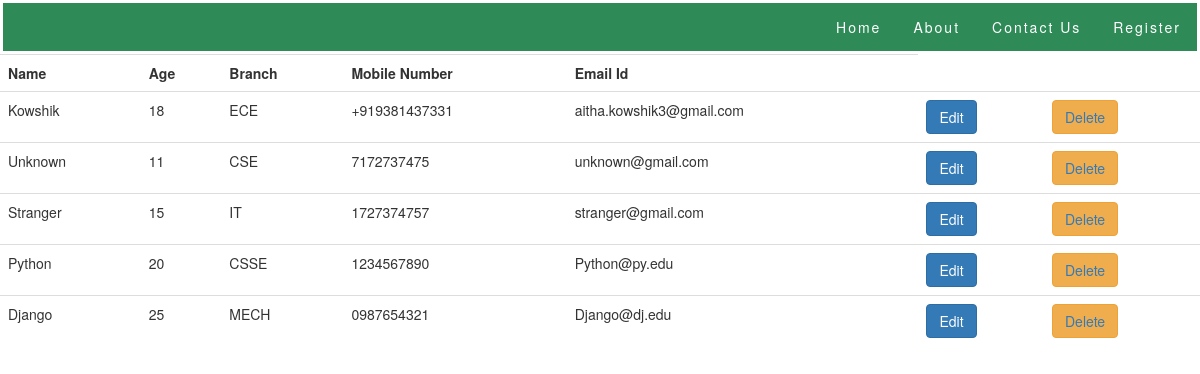
Page /show/ on the committed database.
### student/models.py (models this page shows, shortened)
class Student(models.Model):
	branches = (
			("ECE",'ece'),
			("CSE",'cse'),
			("IT",'it'),
			("EEE",'eee')
		)
	Name = models.CharField(max_length=20,unique=True)
	Age  = models.IntegerField(null=True)
	Branch = models.CharField(max_length=10,choices = branches)
	Mobile = models.CharField(max_length=10)
	Email = models.EmailField(blank=True)

### student/views.py (the view)
# urls.py: path('show/',views.show,name='show'),
def show(request):
	data = Student.objects.all()
	return render(request,'show.html',{'data':data})

### student/templates/show.html (shortened to what this page needs)
{% extends 'navbar.html' %}
{% block content %}
<table class='table'>
	<tr>
		<th>Name</th>
		<th>Age</th>
		<th>Branch</th>
		<th>Mobile Number</th>
		<th>Email Id</th>
	</tr>
	{% for i in data %}
	<tr>
		<td>{{ i.Name }}</td>
		<td>{{ i.Age }}</td>
		<td>{{ i.Branch }}</td>
		<td>{{ i.Mobile }}</td>
		<td>{{ i.Email }}</td>
		<td><button class="btn btn-primary"><a href="{% url 'edit' i.id %}" style="color:white"> Edit</a></button></td>
		<td><button class='btn btn-warning'><a href="{% url 'delete' i.id %}"> Delete</a></button></td>
	</tr>
	{% endfor %}
</table>
{% endblock %}

### student/templates/navbar.html (shortened to what this page needs)
<!DOCTYPE html>
<html>
<head>
  <link href="//maxcdn.bootstrapcdn.com/bootstrap/3.3.0/css/bootstrap.min.css" rel="stylesheet" id="bootstrap-css">
</head>
<body>
<ul>
  <li><a href="{% url 'register' %}">Register</a></li>
  <li><a href="#news">Contact Us</a></li>
  <li><a href="#contact">About</a></li>
  <li><a href="#about">Home</a></li>
</ul>
{% block content %}
{% endblock %}
</body>
</html>

### student/templates/navbar.html (style rules this page uses)
ul { list-style-type: none; margin: 3px;; overflow: hidden; background-color: seagreen; }
li { float: right; }
li a { display: block; color: white; text-align: center; padding: 14px 16px; text-decoration: none; letter-spacing: 2px }

### rows in the picture
Student: Name "Kowshik", Age "18", Branch "ECE", Mobile "+919381437331", Email "aitha.kowshik3@gmail.com"
Student: Name "Unknown", Age "11", Branch "CSE", Mobile "7172737475", Email "unknown@gmail.com"
Student: Name "Stranger", Age "15", Branch "IT", Mobile "1727374757", Email "stranger@gmail.com"
Student: Name "Python", Age "20", Branch "CSSE", Mobile "1234567890", Email "Python@py.edu"
Student: Name "Django", Age "25", Branch "MECH", Mobile "0987654321", Email "Django@dj.edu"
